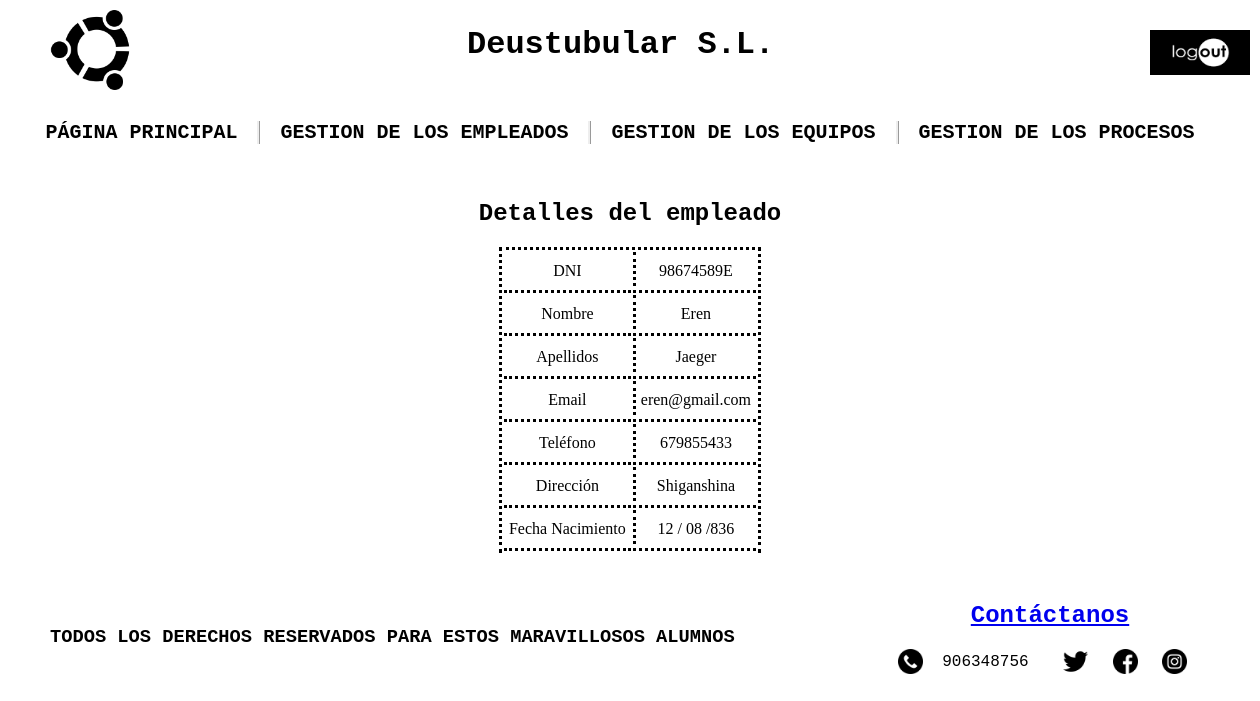
The page /appProduccion/produccion/empleados/98674589E/ on the database as committed earlier.
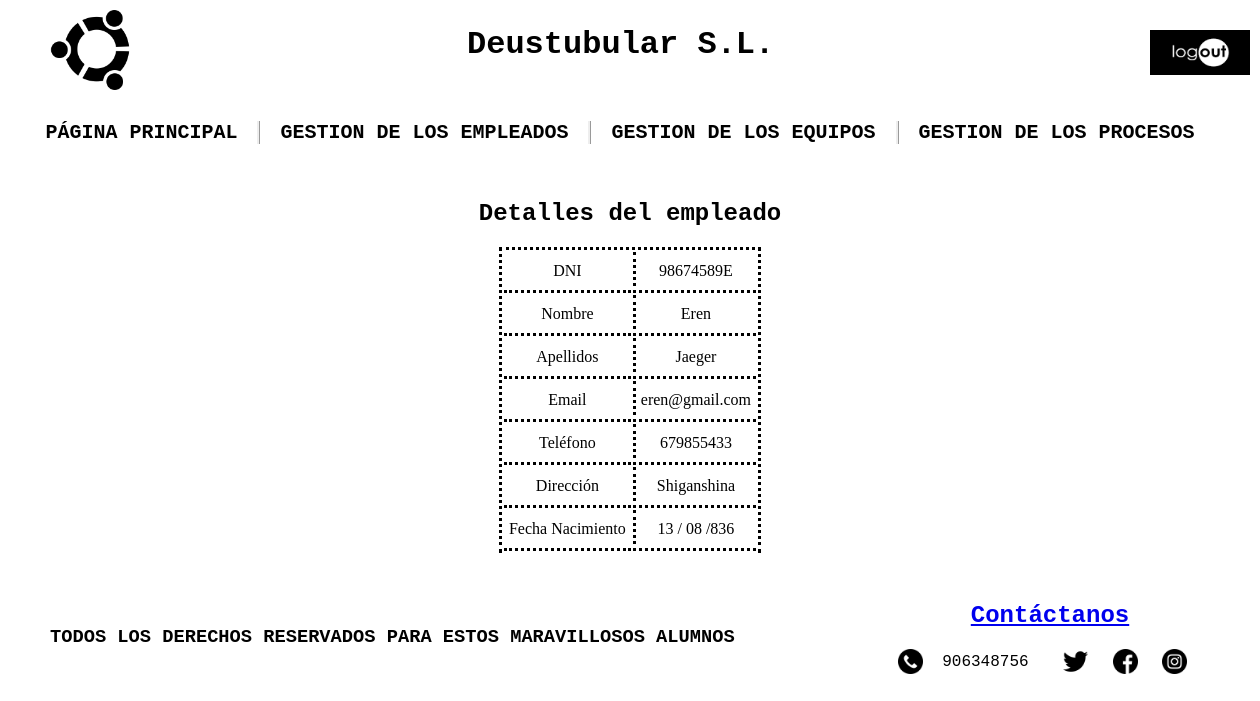
The same page on the database as committed later.
### appProduccion/models.py (models this page shows, shortened)
class Empleado(models.Model):
    dni = models.CharField(primary_key=True, max_length=20)
    """Por nombres compuestos"""
    nombre = models.CharField(max_length=100)
    """Dos apellidos"""
    apellidos = models.CharField(max_length=150)
    email = models.EmailField(max_length=100)
    """Valor defecto ejemplo"""
    telefono = models.IntegerField(default=666666666)
    direccion = models.CharField(max_length=150)
    fecha_nacimiento = models.DateField(default="01/01/1990")

### appProduccion/views.py (the view)
# urls.py: path('produccion/empleados/<str:pk>/', views.EmpleadoDetailView.as_view(), name='empleado_detail'),
class EmpleadoDetailView(DetailView):
    model = Empleado
    template_name = 'empleado_detail.html'
    def get_context_data(self, **kwargs):
        context = super(EmpleadoDetailView, self).get_context_data(**kwargs)
        context['titulo_pagina'] = 'Detalles del empleado'
        return context

### appProduccion/Templates/empleado_detail.html
{% extends "base.html" %}
{% block contenido %}
<div class="div-table">
    <table>
        <tr>
            <td>DNI</td>
            <td class="td_estilos">{{ empleado.dni }}</td>
        </tr>
        <tr>
            <td>Nombre</td>
            <td class="td_estilos">{{ empleado.nombre }}</td>
        </tr>
        <tr>
            <td>Apellidos</td>
            <td class="td_estilos">{{ empleado.apellidos }}</td>
        </tr>
        <tr>
            <td>Email</td>
            <td class="td_estilos">{{ empleado.email }}</td>
        </tr>
        <tr>
            <td>Teléfono</td>
            <td class="td_estilos">{{ empleado.telefono }}</td>
        </tr>
        <tr>
            <td>Dirección</td>
            <td class="td_estilos">{{ empleado.direccion }}</td>
        </tr>
        <tr>
            <td>Fecha Nacimiento</td>
            <td class="td_estilos">{{ empleado.fecha_nacimiento|date:"d / m /Y"  }}</td>
        </tr>
    </table>
</div>
{% endblock %}

Rows that differ between the two databases and show on the page:
changed Empleado "Eren": fecha_nacimiento "12 / 08 /836" → "13 / 08 /836"
